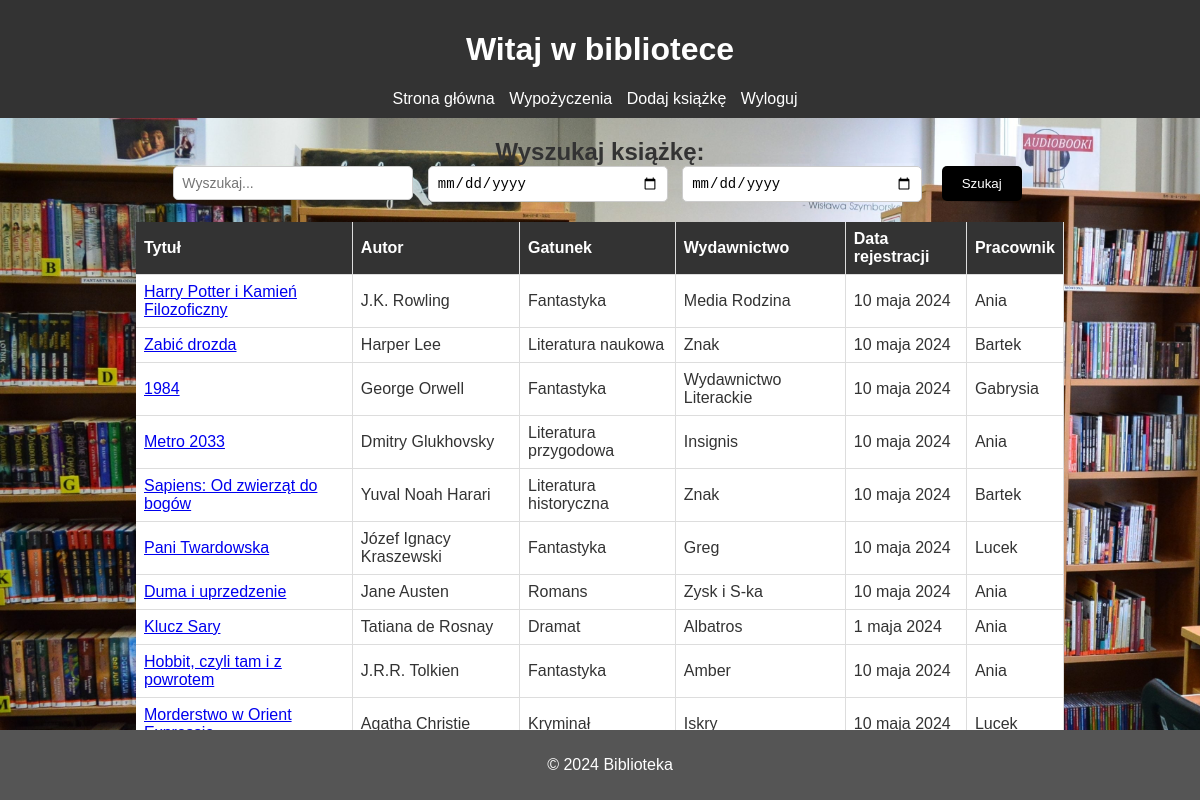
Screenshot of /registered-books (signed in) with the database file from the repository.
### bibliotekarz/models.py (models this page shows, shortened)
class Rejestracje(models.Model):
    KsiazkaID = models.ForeignKey(Ksiazki, on_delete=models.CASCADE)
    Data = models.DateField(null=False)
    PracownikID = models.ForeignKey(User, on_delete=models.CASCADE, related_name='pracownik_rejestracje')

class Ksiazki(models.Model):
    Stany = [
        ('Dostępna','Dostępna'),
        ('Wypożyczona','Wypozyczona')
    ]
    Tytul = models.CharField(max_length=100, null=False, unique=True)
    Autor = models.CharField(max_length=50, null=False)
    Gatunek = models.ForeignKey(Gatunki, on_delete=models.CASCADE)
    Liczba_stron = models.PositiveIntegerField()
    Wydawnictwo = models.CharField(max_length=50)
    Rok_wydania = models.PositiveIntegerField()
    Cena = models.DecimalField(decimal_places=2, null=False, validators=[positive_decimal], max_digits=5)
    Liczba_egzamplarzy = models.PositiveIntegerField()
    Liczba_dostepnych_egzemplarzy = models.PositiveIntegerField()
    Opis = models.CharField(max_length=1000)
    Stan = models.CharField(choices=Stany, max_length=20)
    Utworzone_przez = models.ForeignKey(User, on_delete=models.CASCADE)

class Gatunki(models.Model):
    Nazwa = models.CharField(max_length=50)
    def __str__(self) -> str:
        return self.Nazwa

### uzytkownicy/models.py (models this page shows, shortened)
class User(AbstractUser):
    choices = [(0, 'Męźczyzna'),
               (1, 'Kobieta')]
    Telefon = models.CharField(max_length=9,null=False, validators=[regex_telefon])
    Pesel = models.CharField(max_length=11, unique=True, null=False, validators=[regex_pesel, validate_pesel])
    Data_urodzenia = models.DateField(null = False)
    current_password = models.CharField(max_length=15, null=False, blank=False, validators=[password_validator])
    password_1 = models.CharField(max_length=15, null=False, blank=False, validators=[password_validator])
    password_2 = models.CharField(max_length=15, null=False, blank=False, validators=[password_validator])
    password_3 = models.CharField(max_length=15, null=False, blank=False, validators=[password_validator])
    passwords_attempts = models.IntegerField(default=0)
    Plec = models.IntegerField(choices=choices, null=False)
    Bibliotekarz = models.BooleanField(default = False)
    ManagerBiblioteki = models.BooleanField(default = False)
    utworzony = models.DateTimeField(auto_now_add=True)
    edytowany = models.DateTimeField(auto_now=True)
    is_deleted = models.BooleanField(default=False)
    is_password_changed = models.BooleanField(default=False)
    REQUIRED_FIELDS = ['Telefon', 'Pesel', 'Data_urodzenia', 'Plec']

### bibliotekarz/views.py (the view)
# urls.py: path('registered-books', viewsb.RegisteredBooksView.as_view(), name='registered-books'),
class RegisteredBooksView(LoginRequiredMixin, HandleNoPermission, ListView):
    model = Rejestracje
    template_name = 'booksRegistration.html'
    context_object_name = 'registrations'
    def test_func(self) -> bool | None:
        return User.objects.get(id=self.request.user.id).ManagerBiblioteki
    def get_queryset(self):
        query = self.request.GET.get('q')
        start = self.request.GET.get('start-date')
        end = self.request.GET.get('end-date')
        print(start, end)
        if query:
            registrations = Rejestracje.objects.filter(Q(KsiazkaID__Tytul__icontains=query) |
                                                       Q(KsiazkaID__Autor__icontains=query) |
                                                       Q(KsiazkaID__Gatunek__Nazwa__icontains=query) |
                                                       Q(KsiazkaID__Wydawnictwo__icontains=query) |
                                                       Q(PracownikID__username__icontains=query))
            return registrations
        elif start and end:
            registrations = Rejestracje.objects.filter(Data__gte=start, Data__lte=end)
            return registrations
        else:
            registrations = Rejestracje.objects.all()
            return registrations

### bibliotekarz/templates/booksRegistration.html (shortened to what this page needs)
<!DOCTYPE html>
<html lang="en">
    <head>
    </head>
<body>
    <header>
        <h1>Witaj w bibliotece</h1>
        <nav>
            <ul>
                <li><a href="/">Strona główna</a></li>
                <li><a href="/rents">Wypożyczenia</a></li>
                <li><a href="/register-book">Dodaj książkę</a></li>
                <li><a href="/logout/">Wyloguj</a></li>
            </ul>
        </nav>
    </header>
    <main>
        <form action="" method="get">
            <label for="search">Wyszukaj książkę:</label><br>
            <input id="search" name="q" type="text" placeholder="Wyszukaj...">
            <input type="date" id="start" name="start-date">
            <input type="date" id="end" name="end-date">
            <button type="submit">Szukaj</button>
        </form>
        <table>
            <tr>
                <th>Tytuł</th>
                <th>Autor</th>
                <th>Gatunek</th>
                <th>Wydawnictwo</th>
                <th>Data rejestracji</th>
                <th>Pracownik</th>
            </tr>
            {% for registration in registrations %}
            <tr>
                <td><a href="{% url 'book' registration.KsiazkaID.id %}">{{ registration.KsiazkaID.Tytul }}</a></td>
                <td>{{ registration.KsiazkaID.Autor }}</td>
                <td>{{ registration.KsiazkaID.Gatunek }}</td>
                <td>{{ registration.KsiazkaID.Wydawnictwo }}</td>
                <td>{{ registration.Data }}</td>
                <td>{{ registration.PracownikID }}</td>
            </tr>
            {% endfor %}
        </table>
    </main>
    <footer>
        <p>&copy; 2024 Biblioteka</p>
    </footer>
</body>
</html>

### bibliotekarz/templates/booksRegistration.html (style rules this page uses)
body { background-image: url('/static/img/6b695030-7469-4415-945d-a0fe872c6665.jpeg'); background-size: cover; background-repeat: no-repeat; font-family: Arial, sans-serif; margin: 0; padding: 0; color: #333; }
header { background-color: #333; color: white; padding: 10px; text-align: center; }
nav ul { list-style-type: none; margin: 0; padding: 0; }
nav ul li { display: inline; margin-right: 10px; }
nav ul li a { color: white; text-decoration: none; }
main { padding: 20px; text-align: center; }
footer { background-color: #555; color: white; padding: 10px; text-align: center; position: fixed; bottom: 0; width: 100%; }
button { padding: 10px 20px; border: none; background-color: black; color: white; border-radius: 5px; cursor: pointer; margin: 0 5px; transition: background-color 0.3s; }
table { margin: 20px auto; border-collapse: collapse; width: 80%; background-color: #fff; }
th, td { padding: 8px; border-bottom: 1px solid #ddd; border-right: 1px solid #ddd; text-align: left; }
th { background-color: #333; color: white; }
form { margin-bottom: 20px; text-align: center; }
input[type="text"], input[type="date"] { padding: 8px; font-size: 14px; width: calc(20% - 10px); border-radius: 5px; border: 1px solid #ccc; margin-right: 10px; }
label { font-size: 24px; font-weight: bold; }

### rows the page displays
Rejestracje: KsiazkaID.Tytul "Harry Potter i Kamień Filozoficzny", KsiazkaID.Autor "J.K. Rowling", KsiazkaID.Gatunek "Fantastyka", KsiazkaID.Wydawnictwo "Media Rodzina", Data "10 maja 2024", PracownikID "Ania"
Rejestracje: KsiazkaID.Tytul "Zabić drozda", KsiazkaID.Autor "Harper Lee", KsiazkaID.Gatunek "Literatura naukowa", KsiazkaID.Wydawnictwo "Znak", Data "10 maja 2024", PracownikID "Bartek"
Rejestracje: KsiazkaID.Tytul "1984", KsiazkaID.Autor "George Orwell", KsiazkaID.Gatunek "Fantastyka", KsiazkaID.Wydawnictwo "Wydawnictwo Literackie", Data "10 maja 2024", PracownikID "Gabrysia"
Rejestracje: KsiazkaID.Tytul "Metro 2033", KsiazkaID.Autor "Dmitry Glukhovsky", KsiazkaID.Gatunek "Literatura przygodowa", KsiazkaID.Wydawnictwo "Insignis", Data "10 maja 2024", PracownikID "Ania"
Rejestracje: KsiazkaID.Tytul "Sapiens: Od zwierząt do bogów", KsiazkaID.Autor "Yuval Noah Harari", KsiazkaID.Gatunek "Literatura historyczna", KsiazkaID.Wydawnictwo "Znak", Data "10 maja 2024", PracownikID "Bartek"
Rejestracje: KsiazkaID.Tytul "Pani Twardowska", KsiazkaID.Autor "Józef Ignacy Kraszewski", KsiazkaID.Gatunek "Fantastyka", KsiazkaID.Wydawnictwo "Greg", Data "10 maja 2024", PracownikID "Lucek"
Rejestracje: KsiazkaID.Tytul "Duma i uprzedzenie", KsiazkaID.Autor "Jane Austen", KsiazkaID.Gatunek "Romans", KsiazkaID.Wydawnictwo "Zysk i S-ka", Data "10 maja 2024", PracownikID "Ania"
Rejestracje: KsiazkaID.Tytul "Klucz Sary", KsiazkaID.Autor "Tatiana de Rosnay", KsiazkaID.Gatunek "Dramat", KsiazkaID.Wydawnictwo "Albatros", Data "1 maja 2024", PracownikID "Ania"
Rejestracje: KsiazkaID.Tytul "Hobbit, czyli tam i z powrotem", KsiazkaID.Autor "J.R.R. Tolkien", KsiazkaID.Gatunek "Fantastyka", KsiazkaID.Wydawnictwo "Amber", Data "10 maja 2024", PracownikID "Ania"
Rejestracje: KsiazkaID.Tytul "Morderstwo w Orient…", KsiazkaID.Autor "Agatha Christie", KsiazkaID.Gatunek "Kryminał", KsiazkaID.Wydawnictwo "Iskry", Data "10 maja 2024", PracownikID "Lucek"
